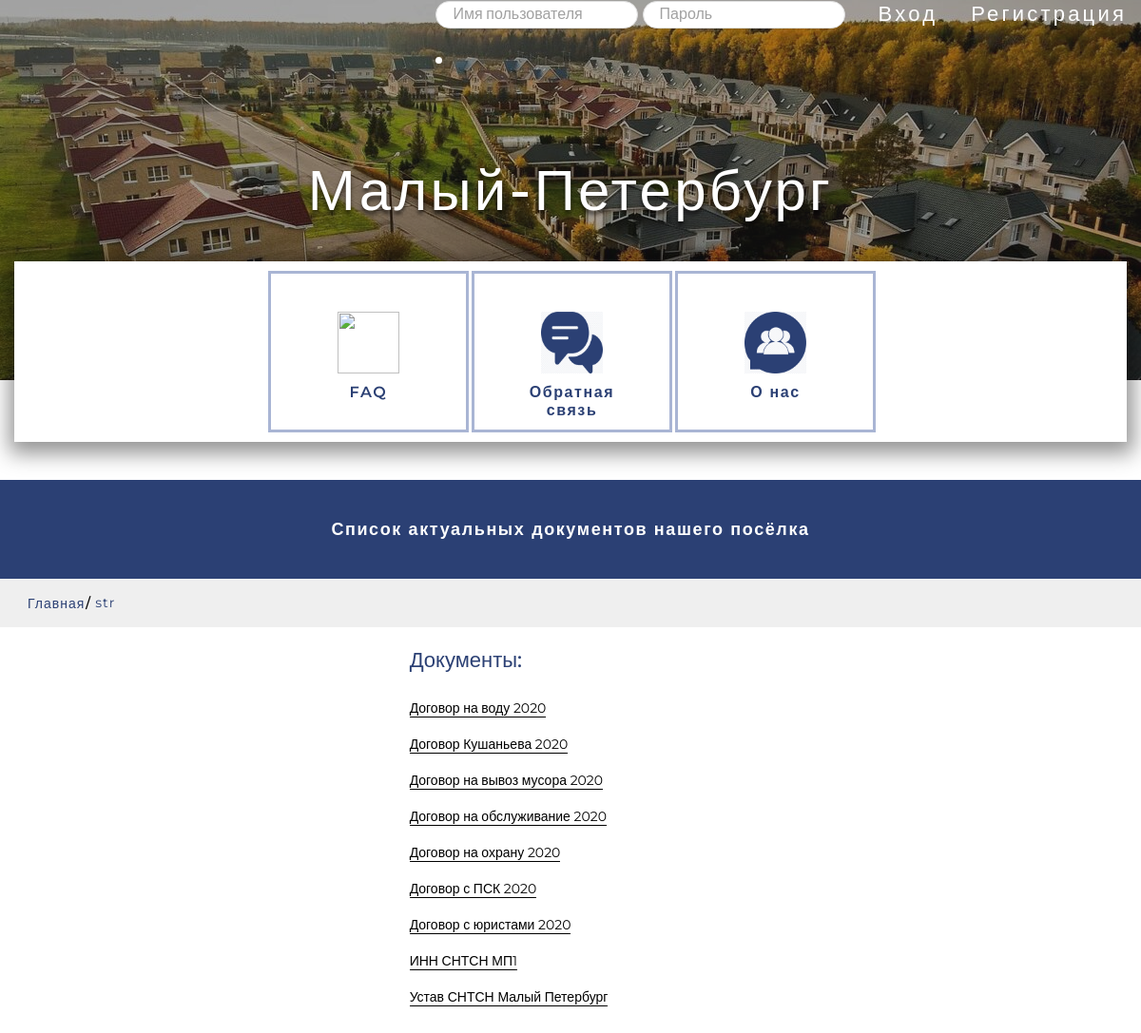
/documents/, run on the app's committed database.
### main_app/models.py (models this page shows, shortened)
class Documents(models.Model):
    name = models.CharField(max_length=100, verbose_name='Отображаемое имя документа')
    document = models.FileField(upload_to='documents/', verbose_name='Имя файла')
    class Meta:
        verbose_name = 'Документ'
        verbose_name_plural = 'Документы'

### main_app/views.py (the view)
# urls.py: path('documents/', views.DocumentsView.as_view(), name='documents'),
class DocumentsView(View):
    def get(self, request):
        text = 'Список актуальных документов нашего посёлка'
        docs = Documents.objects.all()
        return render(request, 'pages/documents.html', {'docs': docs, 'text': text, 'LoginForm': LoginForm})

### main_app/templatetags/my_tags.py (called while the page is built)
@register.filter
def to_class_name(value):
    print(dir(value.__class__.__name__))
    print(dir(value))
    return value.__class__.__name__

### main_app/templates/pages/documents.html
{% extends 'base/base.html' %}
{% block doc_list %}
{% include 'components/doc_list.html' %}
{% endblock %}

### main_app/templates/base/base.html (shortened to what this page needs)
<!DOCTYPE html>
{% load static %}
<html lang="ru">
<head>
    <link rel="stylesheet" href="{% static 'css/reset.css' %}">
    <link rel="stylesheet" href="{% static 'css/slick.css' %}">
    <link rel="stylesheet" href="{% static 'css/style.css' %}">
</head>
<body>
{% if request.user.is_authenticated %}
    {% block header_personal_area %}
    {% include 'components/header_personal_area.html' %}
    {% endblock %}
{% else %}
    {% block header %}
    {% include 'components/header.html' %}
    {% endblock %}
{% endif %}
{% block best %}
{% include 'components/best.html' %}
{% endblock %}
{% block services %}
{% include 'components/services.html' %}
{% endblock %}
{% block box-subtitle %}
{% include 'components/box-subtitle.html' %}
{% endblock %}
{% block doc_list %}
{% endblock %}
</body>
</html>

### main_app/templates/components/header.html (shortened to what this page needs)
{% block header %}
<header class="header">
    <div class="container">
        <div class="header__inner">
            <div class="menu">
                <ul class="menu__list">
                    <form method="POST" id="RegForm" action="{% url 'login' %}" class="menu__list-item">{% csrf_token %}
                        {{ LoginForm.username }}
                        {{ LoginForm.password }}
                    </form>
                    <li class="menu__list-item" onclick="RegForm.submit();"><p class="menu__list-link">Вход</p></li>
                    <li class="menu__list-item"><a class="menu__list-link" href="{% url 'registration' %}">Регистрация</a></li>
                </ul>
                <li class="menu__list-item menu__list-link">{{ error_text }}</li>
            </div>
        </div>
    </div>
</header>
{% endblock %}

### main_app/templates/components/best.html
{% block best %}
<section class="best" style="background-image: url('/media/logo/logo.jpg');">
    <div class="best__inner">
        <div class="best__top-inner">
            <h1 class="best__title">Малый-Петербург</h1>
        </div>
    </div>
</section>
{% endblock %}

### main_app/templates/components/services.html (shortened to what this page needs)
{% block services %}
{% load static %}
<section class="services">
    <div class="container">
        <div class="services__inner">
            <div class="services__slider">
                <a class="services__item" href="{% url 'faq' %}">
                    <div class="services__item-inner">
                        <img src="{% static 'images/small_spb/item-1.svg' %}" alt="" class="services__item-img">
                        <h6 class="services__item-title">FAQ</h6>
                    </div>
                </a>
                <a class="services__item" href="{% url 'feedback' %}">
                    <div class="services__item-inner">
                        <img src="{% static 'images/small_spb/6.png' %}" alt="" class="services__item-img">
                        <h6 class="services__item-title">Обратная связь</h6>
                    </div>
                </a>
                <a class="services__item" href="{% url 'content' %}">
                    <div class="services__item-inner">
                        <img src="{% static 'images/small_spb/5.png' %}" alt="" class="services__item-img">
                        <h6 class="services__item-title">О нас</h6>
                    </div>
                </a>
            </div>
        </div>
    </div>
</section>
{% endblock %}

### main_app/templates/components/box-subtitle.html
{% block box-subtitle %}
<section class="box-subtitle">
        <div class="container">
            <h3 class="box-subtitle__title title">{{ text }}</h3>
        </div>
    </section>
{% endblock %}

### main_app/templates/components/doc_list.html
{% block doc_list %}
<main class="main">
    {% block breadcrumbs %}
    {% include 'components/breadcrumbs.html' %}
    {% endblock %}
    <div class="documents">
        <div class="container">
            <div class="documents__wrapper">
                <div class="documents__inner">
                    <h3 class="documents__title">Документы:</h3>
                    <ul class="documents__list">
                        {% for doc in docs %}
                        <li class="documents__item">
                            <a href="{{doc.document.url}}" class="documents__item-link">{{doc.name}}</a></li>
                        {% endfor %}
                    </ul>
                </div>
            </div>
        </div>
    </div>
</main>
{% endblock %}

### main_app/templates/components/breadcrumbs.html
{% block box-subtitle %}
{% load my_tags %}
<div class="breadcrumbs">
    <div class="container">
        <ul class="breadcrumbs__list">
            <li class="breadcrumbs__item">
                <a class="breadcrumbs__link" href="{% url 'main' %}">Главная</a>
            </li>
            <li class="breadcrumbs__item">
                <p class="breadcrumbs__link breadcrumbs__link--cursor">{{ obj | to_class_name }}</p>
            </li>
        </ul>
    </div>
</div>
{% endblock %}

### static/css/style.css (style rules this page uses)
html { box-sizing: border-box; }
*,*::after,*::before { box-sizing: inherit; }
body { font-family: 'Roboto Condensed', sans-serif; font-weight:400; font-size: 18px; line-height:24px; color:black; }
a { text-decoration: none; }
.container { max-width: 1230px; padding: 0 15px; margin: 0 auto; }
.header { background-color: #2B4074; }
.header__inner { display: -webkit-box; display: -ms-flexbox; display: flex; -webkit-box-pack: justify; -ms-flex-pack: justify; justify-content: space-between; -webkit-box-align: center; -ms-flex-align: center; align-items: center; height:78px; }
.menu { margin-left: auto; }
.menu__list { display: -webkit-box; display: -ms-flexbox; display: flex; list-style: none; }
.menu__list-item + .menu__list-item { margin-left:35px; }
.menu__list-item--input-style { border: 1px solid #DFDFDF; padding: 6px 17px; border-radius:20px; margin-bottom:20px; }
.menu__list-item--input-style::placeholder { color: #A1A1A1; font-family: 'Roboto Condensed', sans-serif; font-weight:400; font-size:16px; line-height:27px; }
.menu__list-link { color: #fff; font-size: 22px; line-height:28px; text-decoration: none; font-weight:400 ; letter-spacing:.2rem; font-family: 'Montserrat', sans-serif; }
.best { background-size: cover; background-repeat: no-repeat; background-position: center; margin-top: -78px; }
.best__inner { height:50vh; padding:40px; background-color: rgba(33, 33, 33, 0.40); }
.best__top-inner { display: -webkit-box; display: -ms-flexbox; display: flex; -webkit-box-orient: vertical; -webkit-box-direction: normal; -ms-flex-direction: column; flex-direction: column; height: 100%; }
.best__title { margin:auto; font-size:100px; color: white; text-shadow:0 4px 4px rgba(0, 0, 0, 0.6); line-height:90px; font-weight:500; letter-spacing:.2rem; font-family: 'Montserrat', sans-serif; cursor: default; }
@media (max-width:1290px) { .best__title { font-size:90px; } }
@media (max-width:1290px) { .best__title { font-size:60px; } }
.breadcrumbs { background: rgba(223, 223, 223, 0.5); padding: 13px 14px; position: relative; z-index: 8; }
.breadcrumbs__list { display: -webkit-box; display: -ms-flexbox; display: flex; list-style: none; }
.breadcrumbs__item::after { content: '/'; margin-left: -4px; margin-right: 4px; }
.breadcrumbs__item:last-child::after { display: none; cursor: default; }
.breadcrumbs__link { font-size: 14px; font-weight:400 ; letter-spacing:1px; font-family: 'Montserrat', sans-serif; color: #2B4074; }
.breadcrumbs__link--cursor { cursor: default; }
.services { margin-top: -125px; margin-bottom: 40px; text-align: center; }
.services__inner { background-color: white; display: -webkit-box; display: -ms-flexbox; display: flex; -webkit-box-orient: vertical; -webkit-box-direction: normal; -ms-flex-direction: column; flex-direction: column; padding-top: 10px; padding-bottom: 10px; box-shadow: 1px 6px 21px 6px rgb(0 0 0 / 43%); }
.services__slider { max-width:1200px; margin: 0 50px; }
.services__item { max-height:300px; max-width:300px; }
.services__item-inner { display: -webkit-box; display: -ms-flexbox; display: flex; -webkit-box-orient: vertical; -webkit-box-direction: normal; -ms-flex-direction: column; flex-direction: column; -webkit-box-align: center; -ms-flex-align: center; align-items: center; border: 3px solid #a9b5d4; margin-left: 3px; padding: 40px; height: 170px; }
.services__item-img { margin: 0 auto; height: 65px; width: 65px; }
.services__item-title { padding-top:10px ; line-height: 19px; font-size: 16px; color: #2B4074; font-weight:600 ; letter-spacing:.1rem; font-family: 'Montserrat', sans-serif; }
.box-subtitle { background-color: #2B4074; min-height:100px; padding: 40px 0; text-align: center; font-weight:400 ; letter-spacing:.1rem; cursor: default; color: #fff; font-family: 'Montserrat', sans-serif; }
.main { min-height: 90vh; }
.documents { padding-top: 20px; margin-bottom: 25px; }
.documents__wrapper { display: -webkit-box; display: -ms-flexbox; display: flex; -ms-flex-pack: distribute; justify-content: space-around; }
.documents__inner { margin-right: 130px; }
.documents__title { font-size: 22px; line-height: 30px; font-weight:500; font-family: 'Montserrat', sans-serif; color: #2B4074; padding-bottom: 20px; }
.documents__item { list-style:none; padding-bottom:8px ; }
.documents__item-link { font-size: 14px; line-height: 30px; font-weight:400; font-family: 'Montserrat', sans-serif; color: black; text-decoration: none; border-bottom: 1px solid black; cursor: pointer; }

### data on the page
Documents: name "Договор на воду 2020"
Documents: name "Договор Кушаньева 2020"
Documents: name "Договор на вывоз мусора 2020"
Documents: name "Договор на обслуживание 2020"
Documents: name "Договор на охрану 2020"
Documents: name "Договор с ПСК 2020"
Documents: name "Договор с юристами 2020"
Documents: name "ИНН СНТСН МП1"
Documents: name "Устав СНТСН Малый Петербург"

### other printed values
{{ text }} "Список актуальных документов нашего посёлка"
{{ obj | to_class_name }} "str"
